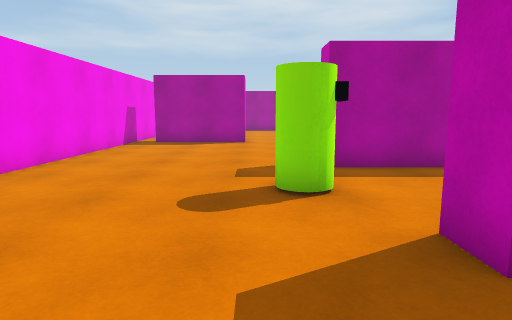
View 1 (above)

18 first-person views from a walk through a 3-D level made in the Unity game engine. The camera is 1.3 m above the floor, tilts 8° down and sees 75° across. The floor is counted in squares, 1 m on a side. Each view is taken from the middle of a square. On the plan, view 1 faces up. The plan holds only what a view shows up to about 14 squares ahead; the rest is blank.

View 2
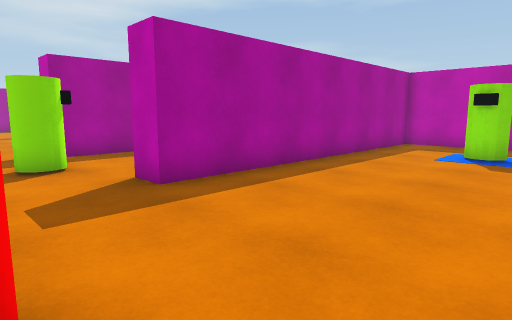

View 3
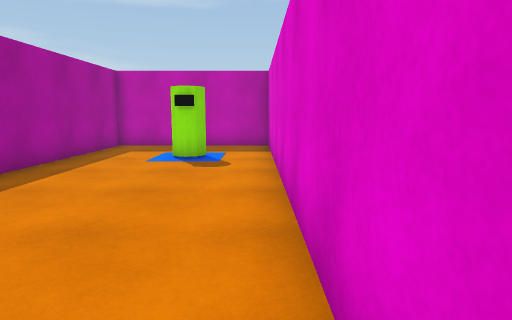

View 4
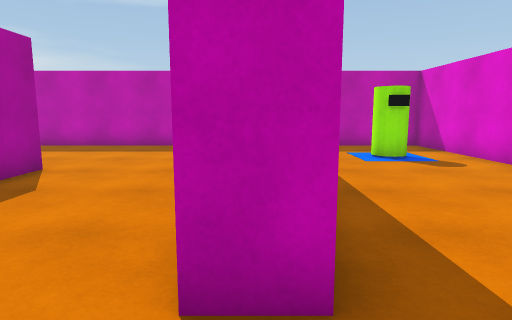

View 5
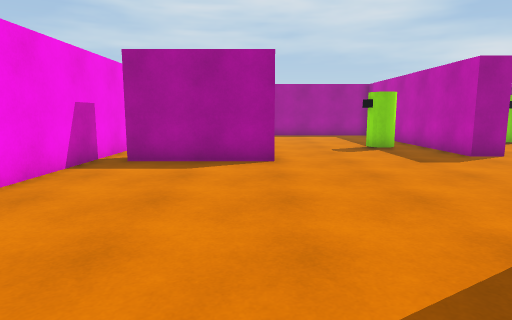

View 6
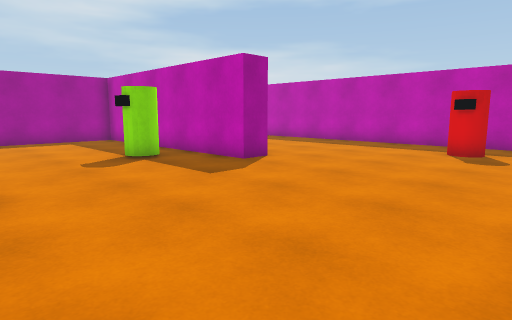

View 7
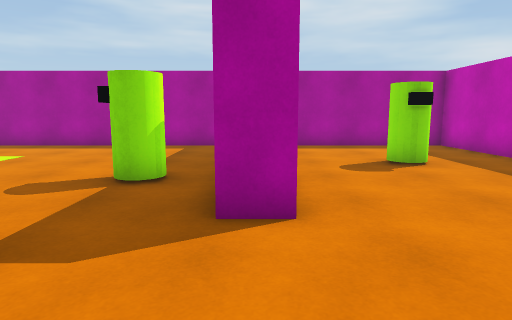

View 8
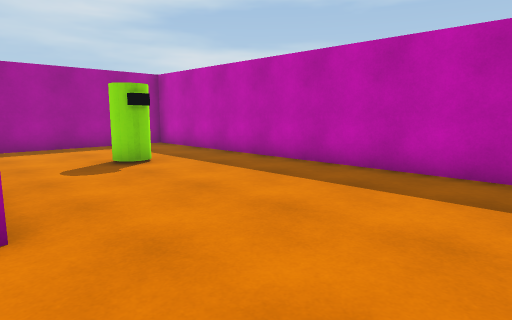

View 9
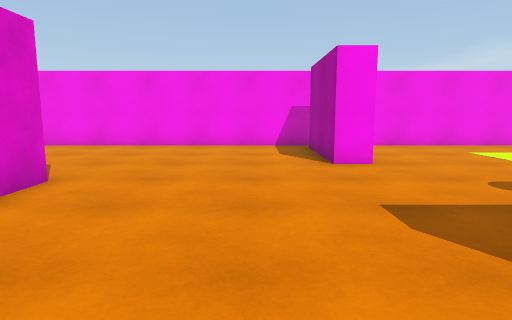

View 10
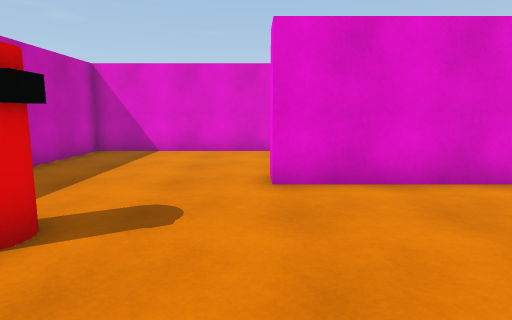

View 11
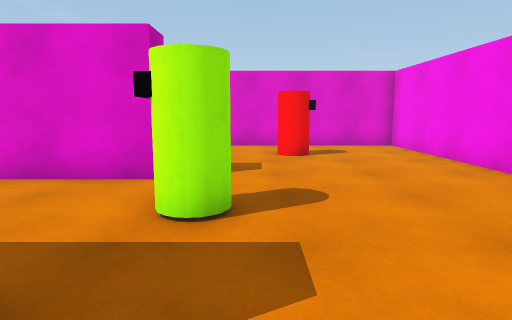

View 12
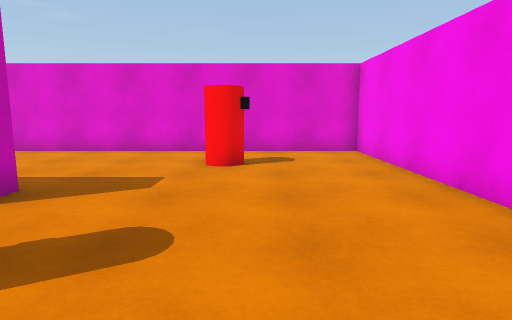

View 13
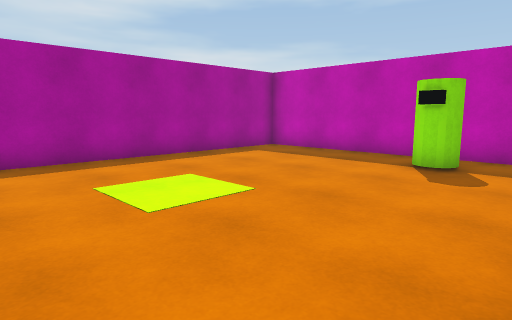

View 14
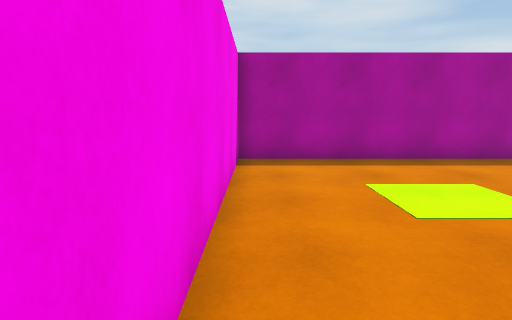

View 15
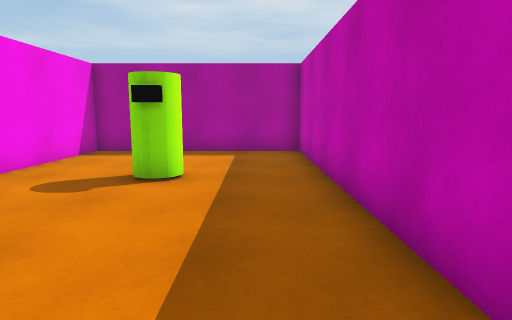

View 16
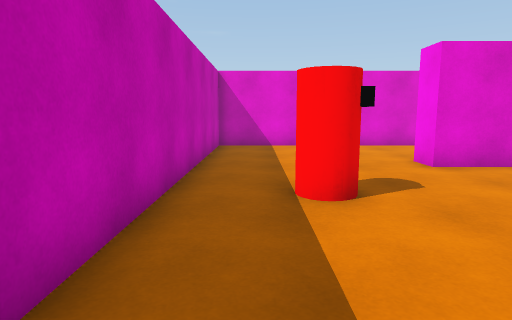

View 17
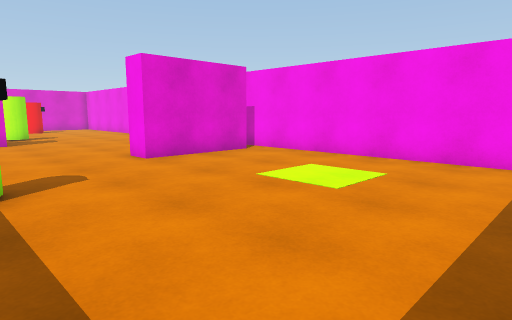

View 18
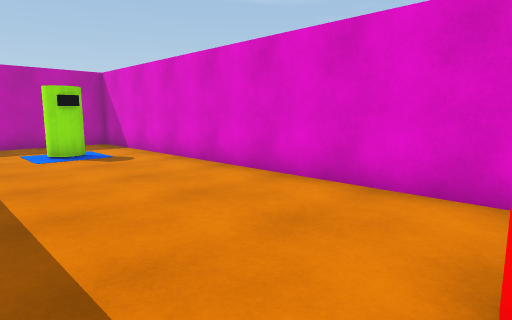

### Floor plan
Points are (right, up) in squares from view 1. A wall is a line through its corners. A room is listed if a view was taken in it or the views show most of it. See-through windows are left out.
Room 1 (views 1, 2, 3, 4, 5, 6, 7, 8, 9, 10, 11, 12, 13, 14, 15, 16, 17, 18)
walls: (4.6, 8) (1.9, 8); (1.6, 9) (7.7, 9) (7.7, 8) (6.4, 8); (6.6, 16) (5.5, 16) (5.5, 25.5) (-5.5, 25.5) (-5.5, -3.5) (13.5, -3.5) (13.5, 2.5) (2, 2.5) (2, 3.5) (13.5, 3.5) (13.5, 25.5) (6.5, 25.5) (6.5, 21.1); (-4.5, 16) (-0.5, 16) (-0.5, 15) (-4.5, 15)
objects: other object (-2, -1) to (-1, 0); other object (0, 5) to (1, 6); other object (3, 18) to (4, 19); other object (9, -1) to (10, -1); other object (10, 11) to (11, 12); other object (10, 20) to (10, 21)

Where each view was taken, in squares from view 1:
view 1: 0 up, 0 right, facing up
view 2: 3 down, 1 left, facing up-right
view 3: 3 down, 0 right, facing right
view 4: 3 up, 0 right, facing right
view 5: 6 up, 1 left, facing up
view 6: 9 up, 1 left, facing up-right
view 7: 12 up, 6 right, facing up
view 8: 12 up, 6 right, facing up-right
view 9: 13 up, 8 right, facing left
view 10: 15 up, 8 right, facing down
view 11: 10 up, 0 right, facing down
view 12: 8 up, 2 left, facing down
view 13: 16 up, 5 left, facing up-right
view 14: 16 up, 5 left, facing up
view 15: 14 up, 12 right, facing up
view 16: 17 up, 12 right, facing down
view 17: 25 up, 4 right, facing down-left
view 18: 2 up, 1 left, facing down-right
